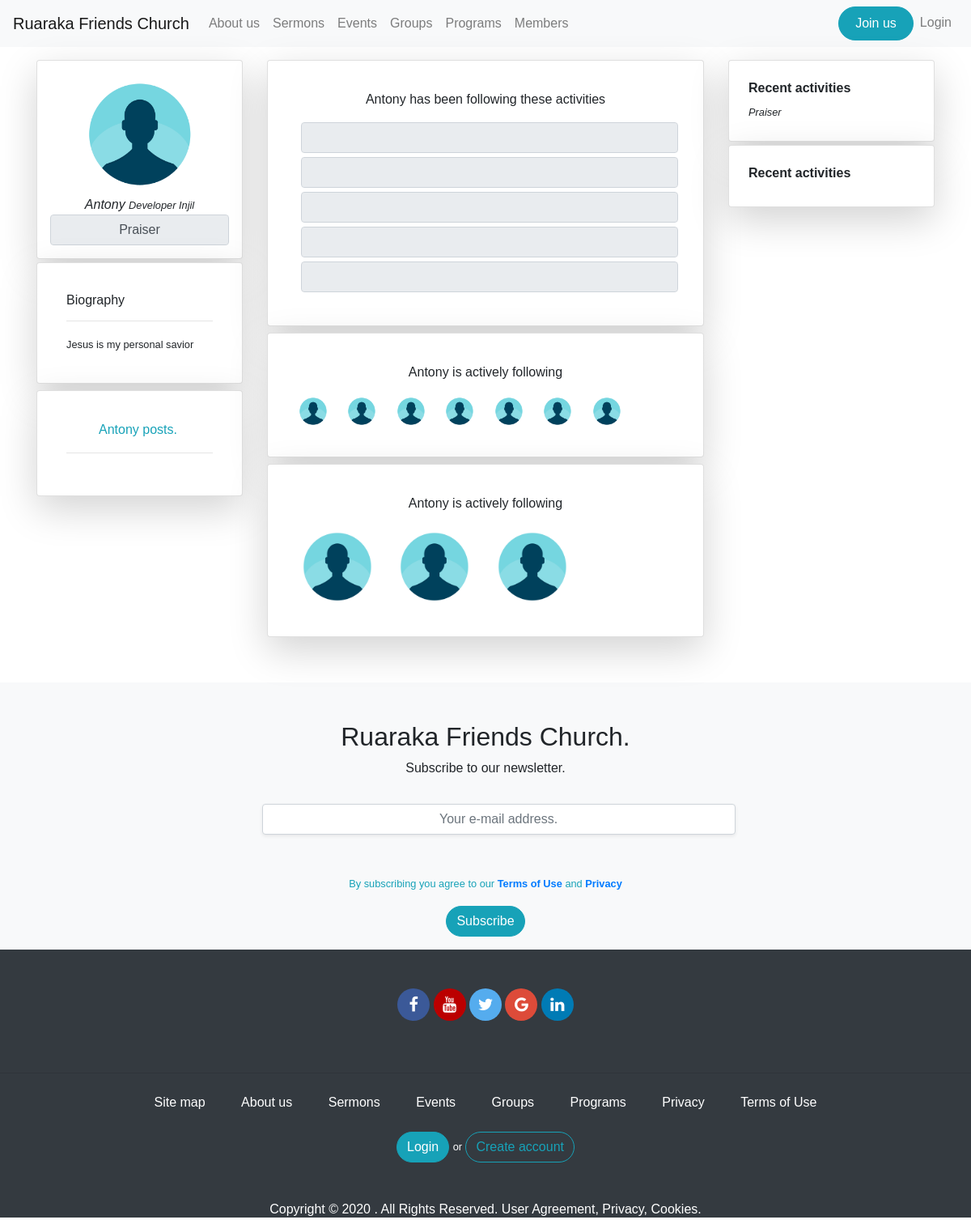
Before: /profile/Antony with the older database file.
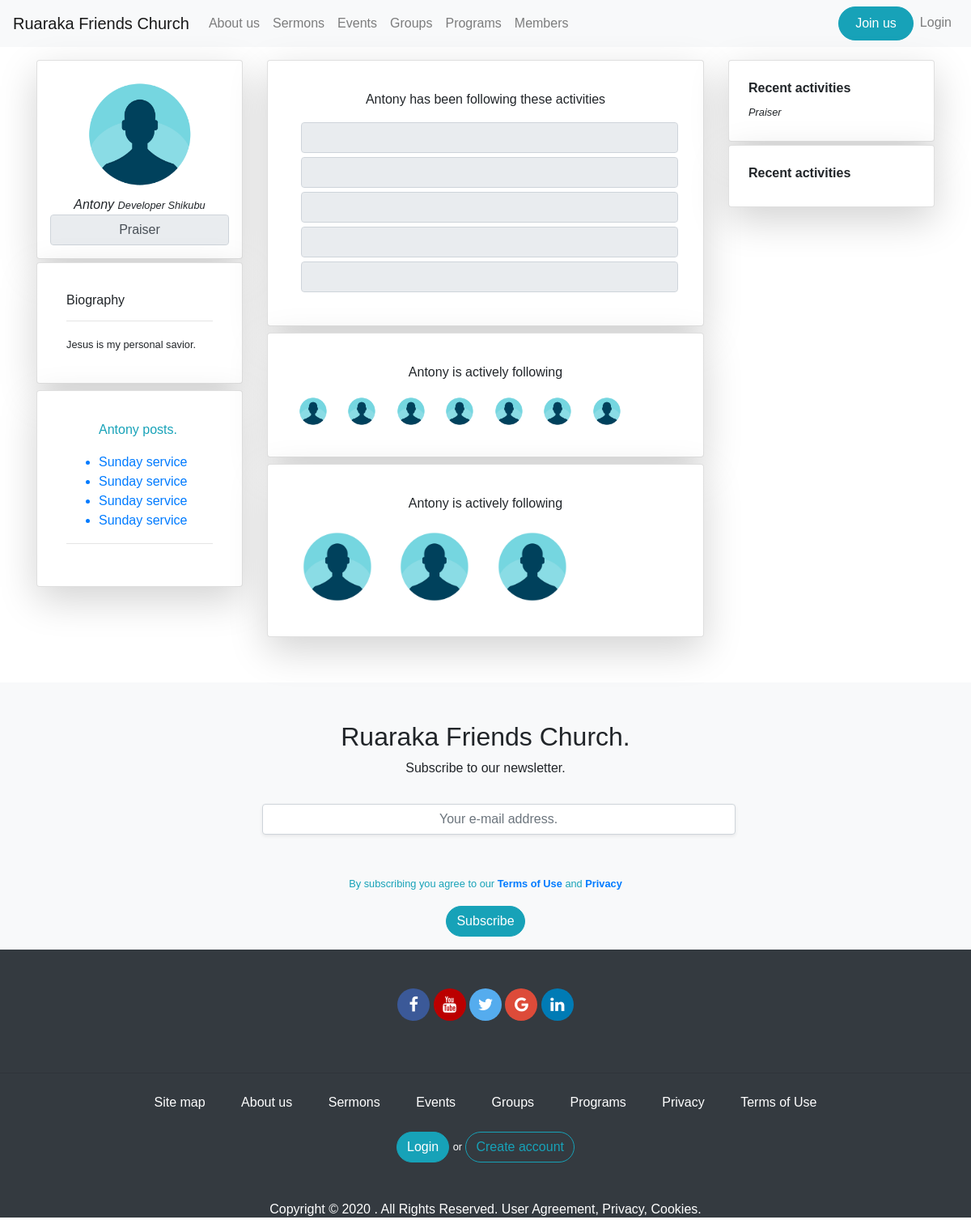
After: the same page with the newer database file.
### app/models.py (models this page shows, shortened)
class User(UserMixin,db.Model):
	id = db.Column(db.Integer, primary_key=True)
	username = db.Column(db.String(124), index=True,unique=True)
	firstname = db.Column(db.String(124), index=True)
	lastname = db.Column(db.String(124), index=True)
	email = db.Column(db.String(124), index=True, unique=True)
	password_hash = db.Column(db.String(124), index=True, unique=True)
	about_me = db.Column(db.String(150))
	avatar = db.Column(db.String(150))
	role = db.Column(db.String(124), index=True)
	posts = db.relationship('Post', backref='author', lazy='dynamic')

class Post(db.Model):
	id = db.Column(db.Integer, primary_key=True)
	title = db.Column(db.String(124), index=True)
	body = db.Column(db.String(500), index=True)
	avatar = db.Column(db.String(200))
	timestamp = db.Column(db.DateTime, index=True, default = datetime.utcnow)
	user_id = db.Column(db.Integer, db.ForeignKey('user.id'))

### app/routes.py (the view)
@app.route('/profile/<username>', methods=['GET', 'POST'])
def profile(username):
	user = User.query.filter_by(username=username).first()
	posts = None
	owner = False
	try:
		posts = Post.query.filter_by(user_id=user.id)
		if current_user.id == user.id:
			owner = True
	except:
		pass
	title = "{} | Profile ".format(user.username)
	return render_template('profile.html',title=title, user=user,  posts=posts)

### app/templates/profile.html
{% extends 'base.html' %}
{% block content  %}
<section id="profile_section">
	<div class="container mt-3 mb-5">
		<div class="row">
			<div class="col-xs-12 col-sm-12 col-md-3 col-lg-3 col-xl-3">
				<div class="card shadow-lg p-3 mb-1 bg-white rounded text-center">
					<img src="{{url_for('static', filename='imgs/profile_pic.png')}}" class="img-rounded mx-auto" style="height: 150px; width:150px">
					<div class="card-body p-0">
						<em class="">{{user.username}} <small>{{user.firstname}} {{user.lastname}}</small></em>
						<input type="tex" disabled value="{{user.role}}" class="form-control" style="text-align: center">
					</div>
				</div>
				<div class="card shadow-lg p-3 mb-2 bg-white rounded">
					<div class="card-body">
						<h6>Biography</h6>
						<hr>
						<small class="">
							{{user.about_me}}
						 </small>
					</div>
				</div>
				<div class="card shadow-lg p-3 mb-2 bg-white rounded">
					<div class="card-body">
						{% if (owner and posts) %}
							<p class="text">Your posts</p>
						{% else %}
							{% if posts %}
								<ul>
									<p class="text-info">{{user.username }} posts.</p>
									{% for post in posts %}
									<a href=""><li>{{post.title}}</li></a>
									{% endfor %}
								</ul>
							{% else %}
								<p class="text-success">No post available</p>
							{% endif %}
						{% endif %}
						<hr>
					</div>
				</div>
			</div>
			<div class="col-xs-12 col-sm-12 col-md-6 col-lg-6 col-xl-6">
				<div class="card shadow-lg p-3 mb-2 bg-white rounded">
					<div class="card-body">
						<p class="text-center"> {{user.username}} has been following these activities </p>
						<input type="text" name="" disabled="" value="" class="form-control disabled_input">
						<input type="text" name="" disabled="" value="" class="form-control disabled_input">
						<input type="text" name="" disabled="" value="" class="form-control disabled_input">
						<input type="text" name="" disabled="" value="" class="form-control disabled_input">
						<input type="text" name="" disabled="" value="" class="form-control disabled_input">
					</div>
				</div>
				<div class="card shadow-lg p-3 mb-2 bg-white rounded">
					<div class="card-body">
						<p class="text-center">{{user.username}} is actively following</p>
						 <img src="{{url_for('static', filename='imgs/profile_pic.png')}}" class="img-rounded mr-3" style="height: 40px; width:40px">
						 <img src="{{url_for('static', filename='imgs/profile_pic.png')}}" class="img-rounded mr-3" style="height: 40px; width:40px">
						 <img src="{{url_for('static', filename='imgs/profile_pic.png')}}" class="img-rounded mr-3" style="height: 40px; width:40px">
						 <img src="{{url_for('static', filename='imgs/profile_pic.png')}}" class="img-rounded mr-3" style="height: 40px; width:40px">
						 <img src="{{url_for('static', filename='imgs/profile_pic.png')}}" class="img-rounded mr-3" style="height: 40px; width:40px">
						 <img src="{{url_for('static', filename='imgs/profile_pic.png')}}" class="img-rounded mr-3" style="height: 40px; width:40px">
						 <img src="{{url_for('static', filename='imgs/profile_pic.png')}}" class="img-rounded mr-3" style="height: 40px; width:40px">
					</div>
				</div>
				<div class="card shadow-lg p-3 mb-2 bg-white rounded">
					<div class="card-body">
						<p class="text-center">{{user.username}} is actively following</p>
				 		<img src="{{url_for('static', filename='imgs/profile_pic.png')}}" class="img-rounded mr-3" style="height: 100px; width:100px">
				 		<img src="{{url_for('static', filename='imgs/profile_pic.png')}}" class="img-rounded mr-3" style="height: 100px; width:100px">
				 		<img src="{{url_for('static', filename='imgs/profile_pic.png')}}" class="img-rounded mr-3" style="height: 100px; width:100px">
					</div>
				</div>
			</div>
			<div class="col-xs-12 col-sm-12 col-md-3 col-lg-3 col-xl-3">
				<div class="card shadow-lg p-1 mb-1 bg-white rounded">
					<div class="card-body">
						<h6><strong>Recent activities</strong></h6>
						<small><em>{{user.role}}</em></small>
					</div>
				</div>
				<div class="card shadow-lg p-1 mb-1 bg-white rounded">
					<div class="card-body">
						<h6><strong>Recent activities</strong></h6>
					</div>
				</div>
			</div>
		</div>
	</div>
</section>
{% endblock content  %}

### app/templates/base.html (shortened to what this page needs)
<!doctype html>
<html lang="en">
  <head>
    <link rel="stylesheet" href="https://stackpath.bootstrapcdn.com/bootstrap/4.5.0/css/bootstrap.min.css">
    <link rel="stylesheet" href="https://cdnjs.cloudflare.com/ajax/libs/font-awesome/4.7.0/css/font-awesome.min.css">
    <link rel="stylesheet" type="text/css" href="{{url_for('static', filename='css/main.css')}}">
  </head>
  <body>
    {% include '_navbar.html' %}
    {% block body %}
        {% block content %}
        {% endblock content %}
        {% include '_footer.html' %}
    {% endblock body %}
  </body>
</html>

### app/templates/_navbar.html (shortened to what this page needs)
<nav class="navbar navbar-expand-lg navbar-light bg-light">
  <a class="navbar-brand" href="{{url_for('index')}}">Ruaraka Friends Church</a>
  <div class="collapse navbar-collapse" id="navbarNav">
    <ul class="navbar-nav ">
      <li class="nav-item">
        <a class="nav-link" href="#">About us</a>
      </li>
      <li class="nav-item">
        <a class="nav-link" href="#">Sermons</a>
      </li>
      <li class="nav-item">
        <a class="nav-link" href="#">Events</a>
      </li>
       <li class="nav-item">
        <a class="nav-link" href="#">Groups</a>
      </li>
       <li class="nav-item">
        <a class="nav-link" href="#">Programs</a>
      </li>
      <li class="nav-item">
        <a class="nav-link" href="{{url_for('members')}}">Members</a>
      </li>
    </ul>
    <ul class="navbar-nav ml-auto">
      {% if current_user.is_anonymous %}
      <li class="nav-item">
        <a class="nav-link btn btn-info btn_custom" href="{{url_for('signup')}}" style="color:white;padding-left:20px; padding-right: 20px">Join us</a>
      </li>
      <li class="nav-item">
        <a class="nav-link" href="{{url_for('login')}}" >Login</a>
      </li>
      {% endif %}
    </ul>
  </div>
</nav>

### app/templates/_footer.html
<section>
	<div id="footer_top" class="bg-light pt-5">
		<div class="text-center">
			<h2>Ruaraka Friends Church.</h2>
			<p>Subscribe to our newsletter.</p>
			<div class="row">
				<div class="col-xs-12 col-sm-12 col-md-3 col-lg-3 col-xl-3"></div>
				<div class="col-xs-12 col-sm-12 col-md-6 col-lg-6 col-xl-6">
					<form action="{{url_for('subscribe')}}" method="post">
						<fieldset>
							<div class="form-group" id="subscribe_input">
								<input type="email" name="email" class="form-control m-3 shadow-sm p-3 mb-5 bg-white rounded" placeholder="Your e-mail address.">
								<p><small class="text-center text-info">By subscribing you agree to our <a href=""><strong>Terms of Use</strong></a> and <a href=""><strong>Privacy</strong></a></small></p>
								<button type="submit" class="btn btn-info btn_custom">Subscribe</button>
							</div>
						</fieldset>
					</form>
				</div>
				<div class="col-xs-12 col-sm-12 col-md-3 col-lg-3 col-xl-3"></div>
			</div>
		</div>
	</div>
	<div id="footer_bottom" class="bg-dark">
		<div id="social_media_links" class="p-5  text-center">
			<a href="#" class="fa fa-facebook"></a>
			<a href="#" class="fa fa-youtube"></a>
			<a href="#" class="fa fa-twitter"></a>
			<a href="#" class="fa fa-google"></a>
			<a href="#" class="fa fa-linkedin"></a>
		</div>
		<hr>
		<div class="text-center " id="site_links">
			<ul class="list-inline">
				<li class="list-inline-item">
		        <a class="nav-link text-white" href="#">Site map</a>
		      </li>
		      <li class="list-inline-item">
		        <a class="nav-link text-white" href="#">About us</a>
		      </li>
		      <li class="list-inline-item">
		        <a class="nav-link text-white" href="#">Sermons</a>
		      </li>
		      <li class="list-inline-item">
		        <a class="nav-link text-white" href="#">Events</a>
		      </li>
		       <li class="list-inline-item">
		        <a class="nav-link text-white" href="#">Groups</a>
		      </li>
		       <li class="list-inline-item">
		        <a class="nav-link text-white" href="#">Programs</a>
		      </li>
		      <li class="list-inline-item">
		        <a class="nav-link text-white" href="#">Privacy</a>
		      </li>
		      <li class="list-inline-item">
		        <a class="nav-link text-white" href="#">Terms of Use</a>
		      </li>
		    </ul>
		   <div>
		   	 {% if current_user.is_anonymous %}
		   	 	<a href="{{url_for('login')}}" class="btn btn-info btn_custom">Login</a> <small class="text-white">or</small>
		   		<a href="{{url_for('signup')}}" class="btn btn-outline-info btn_custom">Create account</a>
		   	 {% else %}
		   	 <a href="{{url_for('profile',username=current_user.username)}}" class="btn btn-info btn_custom">Account</a>
		   	 <a href="{{url_for('logout')}}" class="btn btn-info btn_custom">Logout</a>
			 {% endif %}
		   </div>
		   <div class="mt-5">
		   		<p class="text-white h6">Copyright © 2020 . All Rights Reserved. User Agreement, Privacy, Cookies.</p>
		   </div>
		</div>
	</div>
</section>

### app/static/css/main.css (style rules this page uses)
body { font-family: sans-serif; padding: 0; margin: 0 }
.btn_custom { border-radius: 30px; }
#section_auth fieldset input[type='text'], input[type='email'],input[type='password'] { background: transparent; color: #f8f9fa ; }
#subscribe_input input[type="email"]::placeholder { text-align: center; }
#subscribe_input input[type="email"] { text-align: center; }
#footer_bottom { min-height: 40vh; height: auto; }
.fa { padding: 10px; font-size: 20px; width: 30px; text-align: center; text-decoration: none; border-radius: 50%; }
.fa-facebook { background: #3B5998; color: white; width: 40px; }
.fa-twitter { background: #55ACEE; color: white; width: 40px; }
.fa-google { background: #dd4b39; color: white; width: 40px; }
.fa-linkedin { background: #007bb5; color: white; width: 40px; }
.fa-youtube { background: #bb0000; color: white; width: 40px; }
#profile_section { min-height: 70vh; }
.disabled_input { margin:5px; }

Changed rows visible on the page:
changed User "Antony": lastname "Injil" → "Shikubu"; about_me "Jesus is my personal savior" → "Jesus is my personal savior."
added Post: title "Sunday service"
added Post: title "Sunday service"
added Post: title "Sunday service"
added Post: title "Sunday service"
